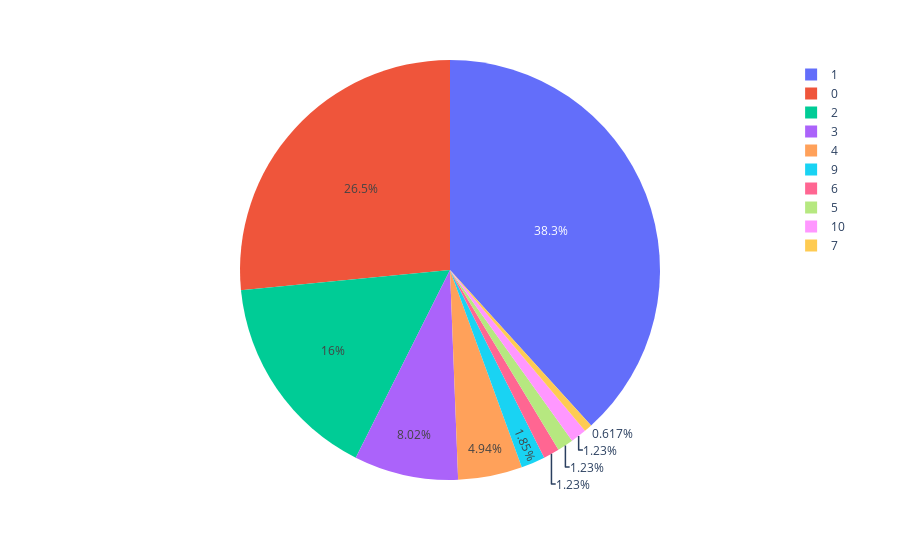

The code cell stored with this chart in its notebook:
### Code cell
would_use = df.loc[df['would_use'] == 1]
px.pie(would_use, names='number_of_pets')

### Figure 1 — Plotly figure (JSON) as saved in the notebook; plotly's stock layout.template omitted (floating-point values rounded to 4 significant figures; data arrays with more than 128 entries replaced by an {"elided": "..."} marker saying what was removed)
{"data": [{"domain": {"x": [0, 1], "y": [0, 1]}, "hovertemplate": "number_of_pets=%{label}<extra></extra>", "labels": {"elided": "162 int values"}, "legendgroup": "", "name": "", "showlegend": true, "type": "pie"}], "layout": {"legend": {"tracegroupgap": 0}, "margin": {"t": 60}}}
